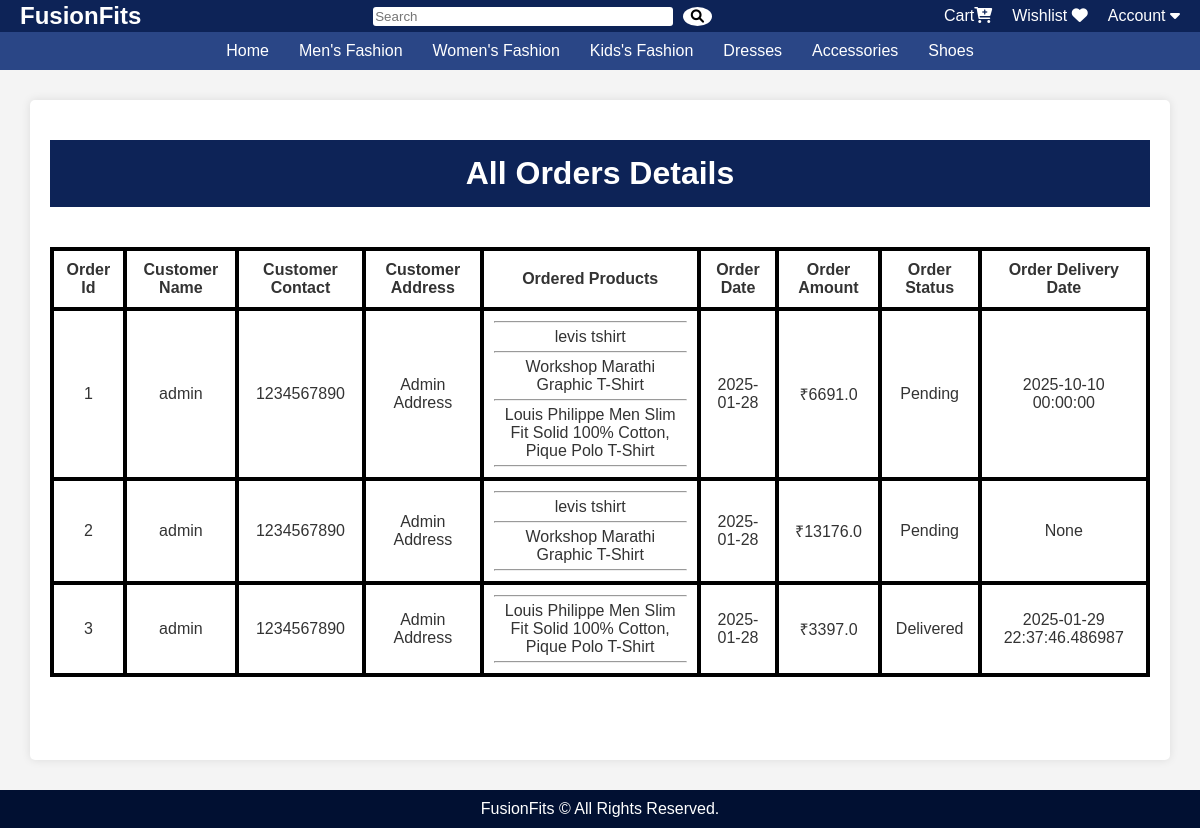
Page /admin/orders (signed in) on the earlier database version.
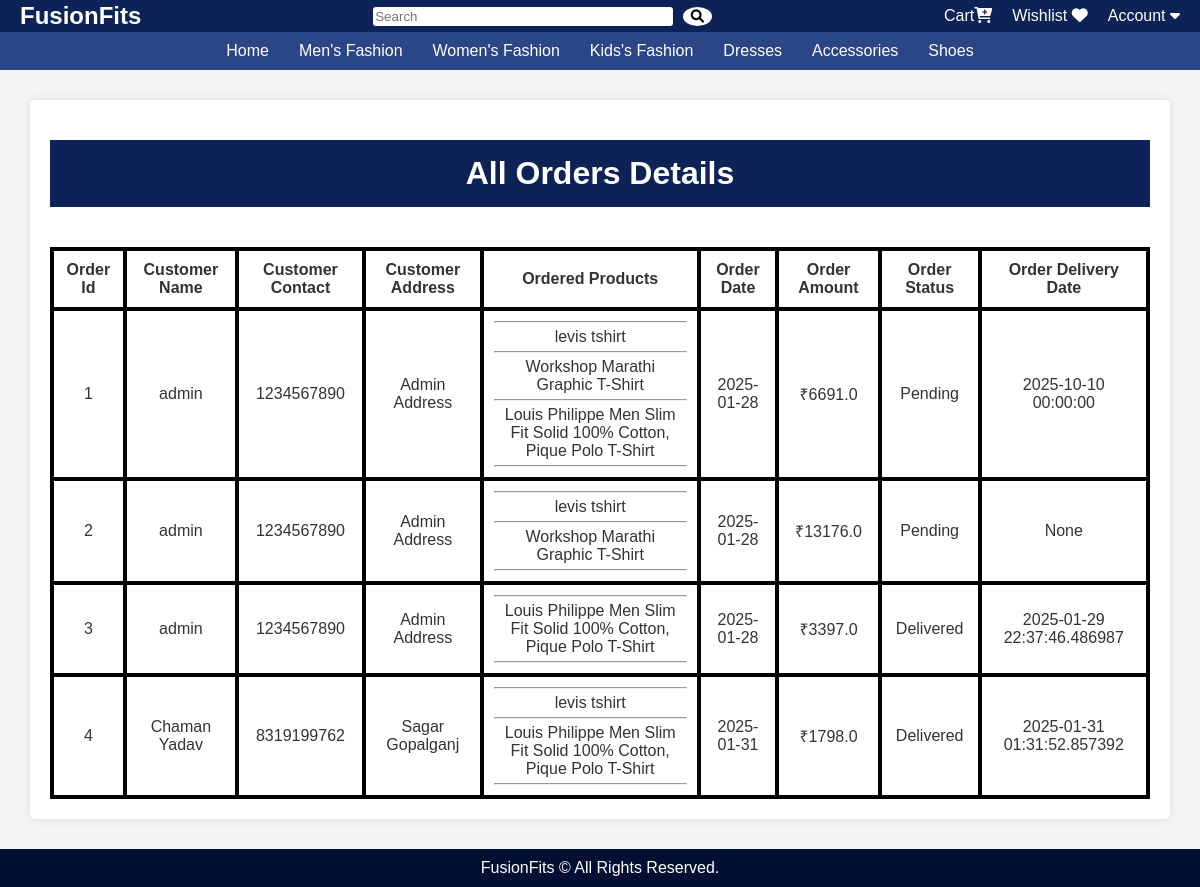
Same page on the later database version.
### app/models.py (models this page shows, shortened)
class OrderDetails(db.Model):
    __tablename__ = "order_details"
    id = db.Column(db.Integer, primary_key=True)
    user_name = db.Column(db.String(100), nullable=False)
    user_email = db.Column(db.String(100), nullable=False)
    user_contact = db.Column(db.String(20), nullable=False)
    user_address = db.Column(db.String(200), nullable=False)
    user_city = db.Column(db.String(100), nullable=False)
    subtotal = db.Column(db.Float, nullable=False)
    delivery_charges = db.Column(db.Float, nullable=False)
    grand_total = db.Column(db.Float, nullable=False)
    order_date = db.Column(db.DateTime, nullable=False)
    delivered_date = db.Column(db.DateTime, nullable=True)  # Added Delivered_Date
    user_id = db.Column(db.Integer, db.ForeignKey("user.id"), nullable=False)  # Added user_id
    status_options = Enum("Pending", "Shipped", "Delivered", "Failed")
    status = db.Column(status_options, default="Pending", nullable=False)  # Corrected Enum usage
    user = relationship("User")
    products = relationship("Product", secondary="ordered_product",viewonly=True)

class User(UserMixin, db.Model):
    id = db.Column(db.Integer, primary_key=True)
    username = db.Column(db.String(50), nullable=False)
    email = db.Column(db.String(100), unique=True, nullable=False)
    password = db.Column(db.String(255), nullable=False)
    role = db.Column(db.String(20), nullable=False)
    contact = db.Column(db.String(20), nullable=False)
    address = db.Column(db.String(200), nullable=False)
    city = db.Column(db.String(100), nullable=False)
    dob = db.Column(db.Date, nullable=False)
    reset_token = db.Column(db.String(128), nullable=True)

class Product(db.Model):
    __tablename__ = "product"
    id = db.Column(db.Integer, primary_key=True)
    name = db.Column(db.String(100), nullable=False)
    price = db.Column(db.Float, nullable=False)
    description = db.Column(db.String(255), nullable=False)
    category = db.Column(db.String(100), nullable=False)
    quantity = db.Column(db.Integer, nullable=False)
    manufacturer = db.Column(db.String(100), nullable=True)
    country_of_origin = db.Column(db.String(50), nullable=True)
    avg_rating = db.Column(db.Float, nullable=True)
    discount = db.Column(db.Float, default=0.0, nullable=True)
    size = db.Column(db.String(20))  # Ensure this line exists
    colour = db.Column(db.String(20), nullable=True)
    gender = db.Column(db.String(10), nullable=True)  # New field for gender
    images = db.relationship("ProductImage", backref="product", lazy=True)
    ratings = relationship("Rating", back_populates="product")

### app/admin.py (the view)
@admin.route("/orders", methods=["GET"])
@login_required
@restrict_to_admin()
def order_details():
    all_orders = db.session.query(OrderDetails).all()
    return render_template("all_orders.html",orders=all_orders)

### app/utils.py (called while the page is built)
def restrict_to_admin():
    def decorator(f):
        @wraps(f)
        def decorated_function(*args, **kwargs):
            if current_user.role != "admin":
                flash("Access denied! Admins only.", "danger")
                return redirect(url_for("main.home"))
            return f(*args, **kwargs)
        return decorated_function
    return decorator

### app/templates/all_orders.html (shortened to what this page needs)
<!DOCTYPE html>
<html lang="en">
    <head>
        <link rel="stylesheet" href="{{ url_for('static',filename='delivery_dashboard.css') }}">
    </head>
    {% extends 'home.html' %}
    {% block content %}
    <div class="dashboard-container">
        <div class="header">All Orders Details</div>
        <div class="order-list">
            {% if orders %}
            <table>
                <thead>
                    <tr>
                        <th> Order Id </th>
                        <th> Customer Name </th>
                        <th> Customer Contact </th>
                        <th> Customer Address </th>
                        <th> Ordered Products</th>
                        <th> Order Date</th>
                        <th> Order Amount</th>
                        <th> Order Status </th>
                        <th> Order Delivery Date </th>
                    </tr>
                </thead>
                <tbody>
                    {% for order in orders %}
                    <tr>
                        <td>{{ order.id }}</td>
                        <td>{{ order.user.username }}</td>
                        <td>{{ order.user.contact }}</td>
                        <td>{{ order.user.address }}</td>
                        <td>
                            <hr>
                            {% for product in order.products %}
                            <p class="product-name">{{ product.name }}</p>
                            <hr>
                            {% endfor %}
                        </td>
                        <td>{{ order.order_date.strftime('%Y-%m-%d') }}</td>
                        <td>₹{{ order.grand_total }}</td>
                        <td>{{ order.status }}</td>
                        <td>{{ order.delivered_date }}</td>
                    </tr>
                    {% endfor %}
                </tbody>
            </table>
            {% else %}
            <p>No orders available.</p>
            {% endif %}
        </div>
    </div>
    {% endblock %}

Differences in the rows shown:
added OrderDetails: id "4", user.username "Chaman Yadav", user.contact "8319199762", user.address "Sagar Gopalganj", order_date "2025-01-31", grand_total "1798.0", status "Delivered", delivered_date "2025-01-31 01:31:52.857392", Product (name "levis tshirt"), Product (name "Louis Philippe Men Slim Fit Solid 100% Cotton, Pique Polo T-Shirt")
